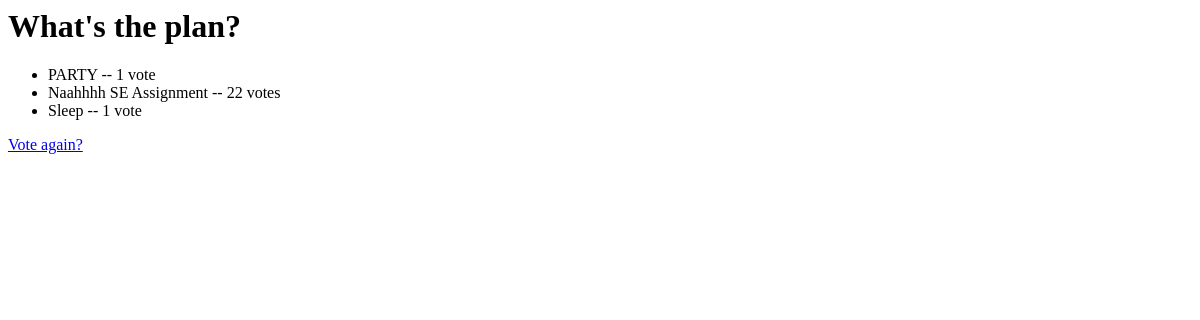
/polls/1/results/, run on an earlier commit of the app's database.
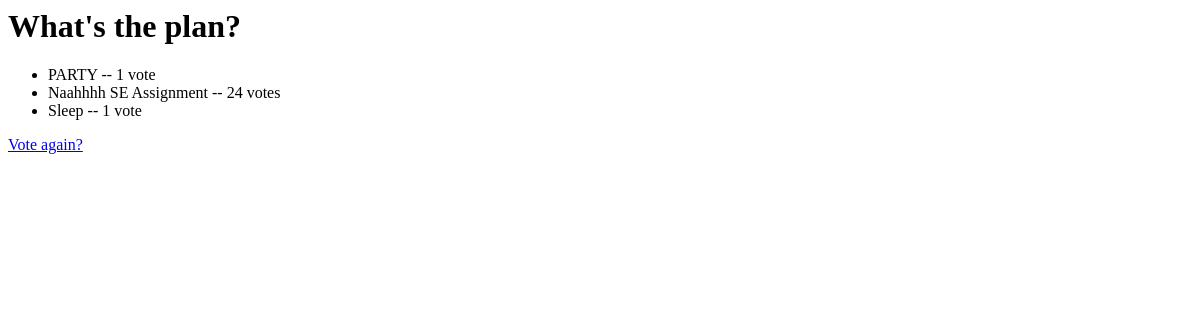
And on a later commit of the database.
### polls/models.py (models this page shows, shortened)
class Question(models.Model):
    question_text = models.CharField(max_length=200)
    pub_date = models.DateTimeField("date published")
    def was_published_recently(self):
        now = timezone.now()
        return now - datetime.timedelta(days=1) <= self.pub_date <= now
    was_published_recently.admin_order_field = "pub_date"
    was_published_recently.boolean = True
    was_published_recently.short_description = "Published recently?"

class Choice(models.Model):
    question = models.ForeignKey(Question, on_delete=models.CASCADE)
    choice_text = models.CharField(max_length=200)
    votes = models.IntegerField(default=0)

### polls/views.py (the view)
# urls.py: path("<int:pk>/results/", views.ResultsView.as_view(), name="results"),
class ResultsView(generic.DetailView):
    model = Question
    template_name = "polls/results.html"

### polls/templates/polls/results.html
<h1>{{ question.question_text }}</h1>
<ul>
{% for choice in question.choice_set.all %}
    <li>{{ choice.choice_text }} -- {{ choice.votes }} vote{{ choice.votes|pluralize }}</li>
{% endfor %}
</ul>
<a href="{% url 'polls:detail' question.id %}">Vote again?</a>

What changed in the data, as far as the page shows it:
changed Choice "Naahhhh SE Assignment": votes "22" → "24"
